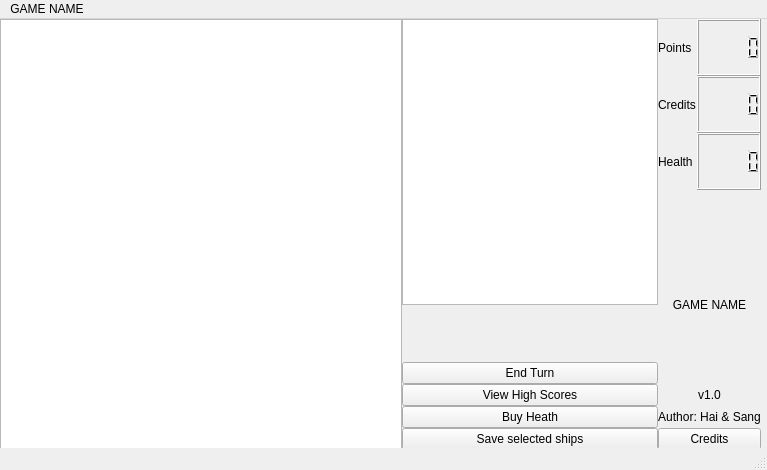
<?xml version="1.0" encoding="UTF-8"?>
<ui version="4.0">
 <class>MainWindow</class>
 <widget class="QMainWindow" name="MainWindow">
  <property name="geometry">
   <rect>
    <x>0</x>
    <y>0</y>
    <width>767</width>
    <height>470</height>
   </rect>
  </property>
  <property name="windowTitle">
   <string>MainWindow</string>
  </property>
  <widget class="QWidget" name="centralwidget">
   <widget class="QWidget" name="layoutWidget">
    <property name="geometry">
     <rect>
      <x>0</x>
      <y>0</y>
      <width>761</width>
      <height>431</height>
     </rect>
    </property>
    <layout class="QGridLayout" name="gridLayout" columnstretch="2,0,0,0">
     <property name="spacing">
      <number>0</number>
     </property>
     <item row="6" column="1">
      <widget class="QPushButton" name="endTurnBtn">
       <property name="text">
        <string>End Turn</string>
       </property>
      </widget>
     </item>
     <item row="4" column="2" rowspan="2" colspan="2">
      <widget class="QLabel" name="gameNameLabel">
       <property name="text">
        <string>&lt;html&gt;&lt;head/&gt;&lt;body&gt;&lt;p&gt;GAME NAME&lt;/p&gt;&lt;/body&gt;&lt;/html&gt;</string>
       </property>
       <property name="alignment">
        <set>Qt::AlignCenter</set>
       </property>
      </widget>
     </item>
     <item row="8" column="1">
      <widget class="QPushButton" name="buyHealthBtn">
       <property name="text">
        <string>Buy Heath</string>
       </property>
      </widget>
     </item>
     <item row="0" column="0" rowspan="10">
      <widget class="QGraphicsView" name="galaxyView"/>
     </item>
     <item row="8" column="2" colspan="2">
      <widget class="QLabel" name="authorLabel">
       <property name="text">
        <string>Author: Hai &amp; Sang</string>
       </property>
       <property name="alignment">
        <set>Qt::AlignCenter</set>
       </property>
      </widget>
     </item>
     <item row="9" column="1">
      <widget class="QPushButton" name="saveSelectedShipsBtn">
       <property name="text">
        <string>Save selected ships</string>
       </property>
      </widget>
     </item>
     <item row="7" column="2" colspan="2">
      <widget class="QLabel" name="versionLabel">
       <property name="text">
        <string>v1.0</string>
       </property>
       <property name="alignment">
        <set>Qt::AlignCenter</set>
       </property>
      </widget>
     </item>
     <item row="9" column="2" colspan="2">
      <widget class="QPushButton" name="viewCreditsBtn">
       <property name="text">
        <string>Credits</string>
       </property>
      </widget>
     </item>
     <item row="7" column="1">
      <widget class="QPushButton" name="highScoreBtn">
       <property name="text">
        <string>View High Scores</string>
       </property>
      </widget>
     </item>
     <item row="1" column="2">
      <widget class="QLabel" name="creditLabel">
       <property name="text">
        <string>Credits</string>
       </property>
      </widget>
     </item>
     <item row="0" column="3">
      <widget class="QLCDNumber" name="pointLCDNumber"/>
     </item>
     <item row="0" column="2">
      <widget class="QLabel" name="pointLabel">
       <property name="text">
        <string>Points</string>
       </property>
      </widget>
     </item>
     <item row="2" column="2">
      <widget class="QLabel" name="healthLabel">
       <property name="text">
        <string>Health</string>
       </property>
      </widget>
     </item>
     <item row="1" column="3">
      <widget class="QLCDNumber" name="creditLCDNumber"/>
     </item>
     <item row="2" column="3">
      <widget class="QLCDNumber" name="healthLCDNumber"/>
     </item>
     <item row="0" column="1" rowspan="5">
      <widget class="QListWidget" name="shipListWidget"/>
     </item>
    </layout>
   </widget>
  </widget>
  <widget class="QMenuBar" name="menubar">
   <property name="geometry">
    <rect>
     <x>0</x>
     <y>0</y>
     <width>767</width>
     <height>22</height>
    </rect>
   </property>
   <widget class="QMenu" name="menuGAME_NAME">
    <property name="title">
     <string>GAME NAME</string>
    </property>
   </widget>
   <addaction name="menuGAME_NAME"/>
  </widget>
  <widget class="QStatusBar" name="statusbar"/>
 </widget>
 <resources/>
 <connections/>
</ui>
